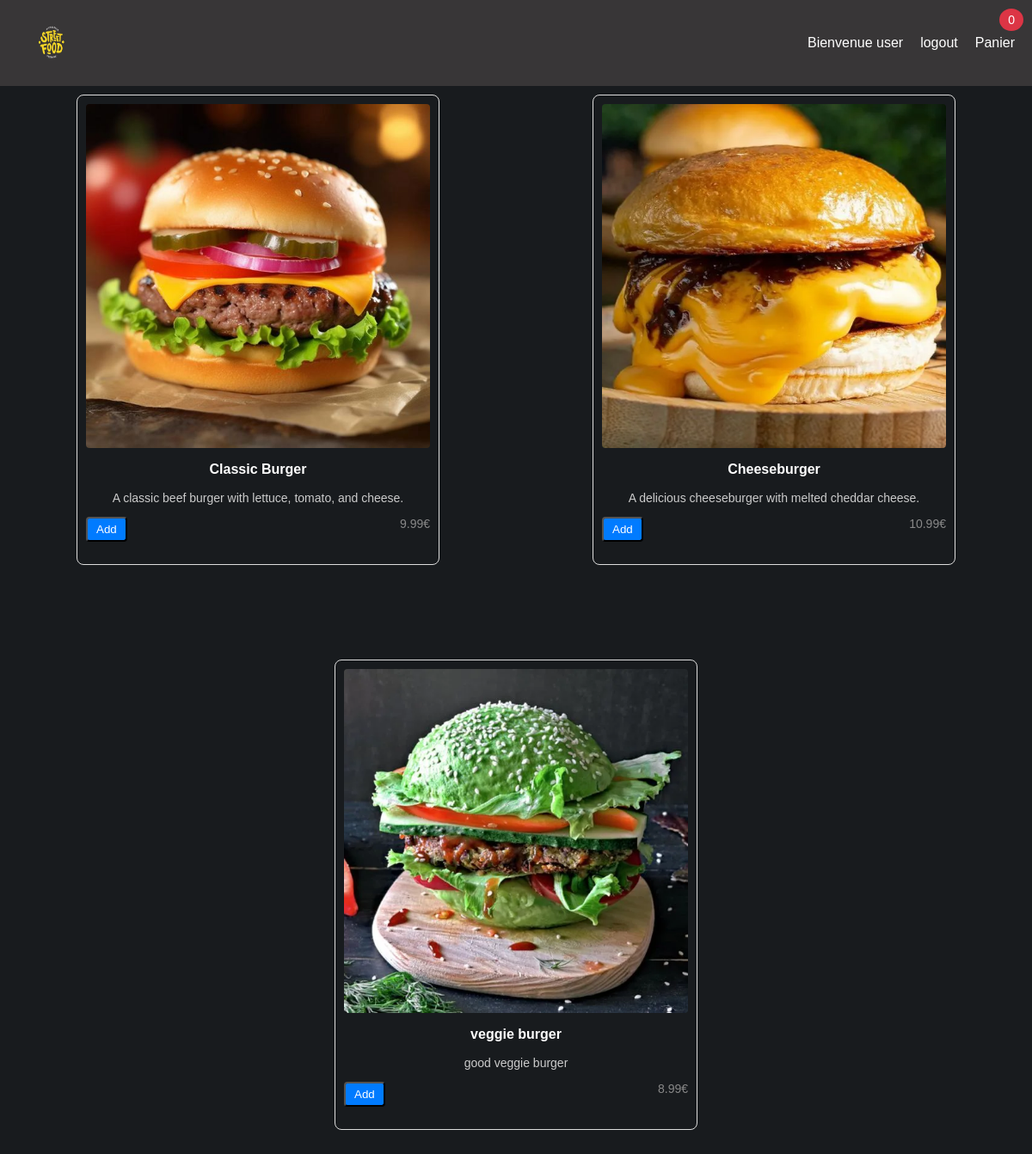
Page /Burger.php (signed in) on the committed database.
### tables this page shows
CREATE TABLE IF NOT EXISTS `product` (
  `id` int NOT NULL AUTO_INCREMENT,
  `name` varchar(255) NOT NULL,
  `description` text NOT NULL,
  `price` float NOT NULL,
  `category` int NOT NULL,
  `filename` varchar(255) NOT NULL,
  PRIMARY KEY (`id`),
  KEY `category` (`category`)
);

### modele.php (called while the page is built, shortened)
<?php
function get_products_by_category($id, $bdLink) {
    $query = "SELECT * FROM product WHERE category=:id";
    $stmt = $bdLink->prepare($query);
    $stmt->bindParam(':id', $id, PDO::PARAM_INT);
    $stmt->execute();
    $products = $stmt->fetchAll(PDO::FETCH_ASSOC);
    return $products;
}
?>

### Burger.php (the view, shortened to what this page needs)
<?php
include_once 'database.php';
include_once 'modele.php';
include_once 'header.php';
$products = get_products_by_category(1, $bdLink);
?>
<div class="card-container">
    <?php foreach ($products as $p) { ?>
        <div class="card">
            <img src="./uploads/<?= $p['filename']; ?>" class="card-image">
            <div class="card-details">
                <p class="card-title"><?= $p['name']; ?></p>
                <p class="card-description"><?= $p['description']; ?></p>
                <div class="card-actions">
                    <form method="post" action="burger.php">
                        <input type="submit" name="add_to_panier" value="Add" class="card-link">
                    </form>
                    <small class="card-price"><?= $p['price']; ?>€</small>
                </div>
            </div>
        </div>
    <?php } ?>
</div>

### header.php (style rules this page uses)
body { font-family: Arial, sans-serif; margin: 0; padding: 0; position: relative; }

### Burger.php (style rules this page uses)
.card-container { display: flex; flex-wrap: wrap; justify-content: space-around; }
.card { border: 1px solid #ddd; border-radius: 8px; margin: 10px; margin-bottom: 100px; padding: 10px; width: 400px; text-align: center; }
.card-image { width: 100%; height: auto; border-radius: 4px; }
.card-details { margin-top: 10px; }
.card-title { font-size: 16px; font-weight: bold; }
.card-description { font-size: 14px; color: #ccc; }
.card-actions { display: flex; justify-content: space-between; margin-top: 8px; }
.card-link { text-decoration: none; background-color: #007bff; color: #fff; padding: 5px 10px; border-radius: 4px; }
.card-price { font-size: 14px; color: #888; }

### rows in the picture
product: filename (picture), name "Classic Burger", description "A classic beef burger with lettuce, tomato, and cheese.", price "9.99"
product: filename (picture), name "Cheeseburger", description "A delicious cheeseburger with melted cheddar cheese.", price "10.99"
product: filename (picture), name "veggie burger", description "good veggie burger", price "8.99"

### other values in the picture
$_SESSION['name'] "user"
$_SESSION['nb_items'] "0"
